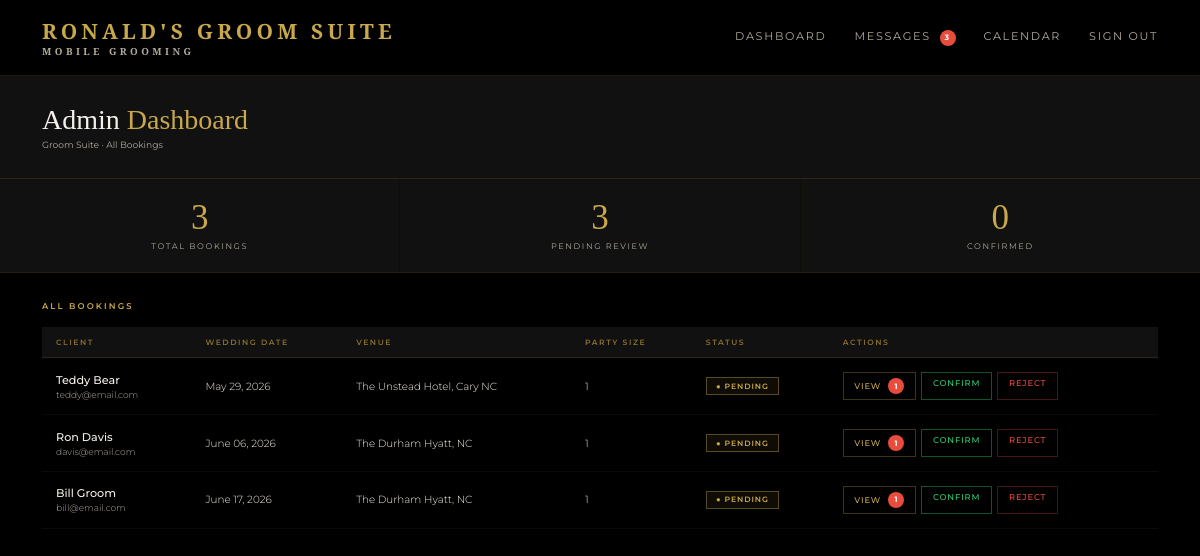
The app's page /admin (signed in), older data.
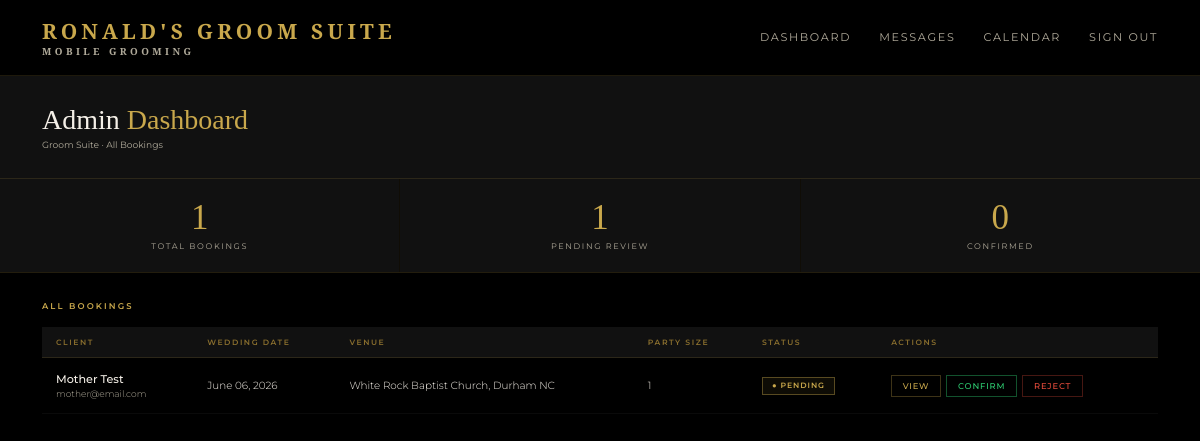
The same page, newer data.
### models.py (models this page shows)
class Booking(db.Model):
    id = db.Column(db.Integer, primary_key=True)
    wedding_date = db.Column(db.String(50), nullable=False)
    venue = db.Column(db.String(200), nullable=False)
    start_time = db.Column(db.String(20))
    party_size = db.Column(db.Integer, default=1)
    package = db.Column(db.String(100))
    addons = db.Column(db.String(200))
    notes = db.Column(db.Text)
    status = db.Column(db.String(20), default='pending')
    created_at = db.Column(db.DateTime, default=datetime.utcnow)
    user_id = db.Column(db.Integer, db.ForeignKey('user.id'), nullable=False)
    party_members = db.relationship('PartyMember', backref='booking', lazy=True)
    messages = db.relationship('Message', backref='booking_messages', lazy=True, foreign_keys='Message.booking_id')

class User(UserMixin, db.Model):
    id = db.Column(db.Integer, primary_key=True)
    name = db.Column(db.String(100), nullable=False)
    email = db.Column(db.String(120), unique=True, nullable=False)
    password = db.Column(db.String(200), nullable=False)
    role = db.Column(db.String(20), default='client')
    phone = db.Column(db.String(20))
    password_changed = db.Column(db.Boolean, default=False)
    bookings = db.relationship('Booking', backref='client', lazy=True)

### routes.py (the view)
    @app.route('/admin')
    @login_required
    @admin_required
    def admin_dashboard():
        bookings = Booking.query.order_by(Booking.wedding_date).all()
        total = len(bookings)
        pending = len([b for b in bookings if b.status == 'pending'])
        confirmed = len([b for b in bookings if b.status == 'confirmed'])
        from collections import Counter
        date_counts = Counter(b.wedding_date for b in bookings)
        conflict_dates = {date for date, count in date_counts.items() if count > 1}
        return render_template('admin/dashboard.html',
            bookings=bookings,
            total=total,
            pending=pending,
            confirmed=confirmed,
            conflict_dates=conflict_dates)

### app.py (called while the page is built)
@app.template_filter('format_date')
def format_date(value):
    try:
        return datetime.strptime(value, '%Y-%m-%d').strftime('%B %d, %Y')
    except:
        return value

### routes.py (called while the page is built)
def admin_required(f):
    @wraps(f)
    def decorated_function(*args, **kwargs):
        if not current_user.is_authenticated or current_user.role != 'admin':
            return redirect(url_for('index'))
        return f(*args, **kwargs)
    return decorated_function

### templates/admin/dashboard.html (shortened to what this page needs)
{% extends 'base.html' %}
{% block content %}
<div class="admin-header">
  <div>
    <h1 class="admin-title">Admin <span>Dashboard</span></h1>
    <p class="admin-meta">Groom Suite · All Bookings</p>
  </div>
</div>
<div class="stats-bar">
  <div class="stat-card">
    <div class="stat-value">{{ total }}</div>
    <div class="stat-label">Total Bookings</div>
  </div>
  <div class="stat-card">
    <div class="stat-value">{{ pending }}</div>
    <div class="stat-label">Pending Review</div>
  </div>
  <div class="stat-card">
    <div class="stat-value">{{ confirmed }}</div>
    <div class="stat-label">Confirmed</div>
  </div>
</div>
<div class="admin-body">
  <div class="table-header">
    <div class="table-title">All Bookings</div>
  </div>
  {% if bookings %}
  <table class="bookings-table">
    <thead>
      <tr>
        <th>Client</th>
        <th>Wedding Date</th>
        <th>Venue</th>
        <th>Party Size</th>
        <th>Status</th>
        <th>Actions</th>
      </tr>
    </thead>
    <tbody>
      {% for booking in bookings %}
      <tr class="{% if booking.wedding_date in conflict_dates %}conflict-row{% endif %}">
        <td>
          <div class="client-name">{{ booking.client.name }}</div>
          <div class="client-email">{{ booking.client.email }}</div>
        </td>
        <td>{{ booking.wedding_date | format_date }}</td>
        <td>{{ booking.venue }}</td>
        <td>{{ booking.party_size }}</td>
        <td>
          <span class="badge badge-{{ booking.status }}">
            ● {{ booking.status|capitalize }}
          </span>
        </td>
        <td>
          <div class="action-btns">
            <a href="{{ url_for('booking_detail', id=booking.id) }}" class="action-btn action-view">
              View
              {% set unread = booking.messages | selectattr('read', 'equalto', False) | selectattr('sender_id', 'ne', current_user.id) | list | length %}
              {% if unread > 0 %}
              <span class="unread-badge">{{ unread }}</span>
              {% endif %}
            </a>
            {% if booking.status == 'pending' %}
            <a href="{{ url_for('confirm_booking', id=booking.id) }}" class="action-btn action-confirm">Confirm</a>
            <a href="{{ url_for('reject_booking', id=booking.id) }}" class="action-btn action-reject">Reject</a>
            {% endif %}
          </div>
        </td>
      </tr>
      {% endfor %}
    </tbody>
  </table>
  {% else %}
  <div class="empty-state">
    <p>No bookings yet. They'll appear here once clients submit inquiries.</p>
  </div>
  {% endif %}
</div>
{% endblock %}

### templates/base.html (shortened to what this page needs)
<!DOCTYPE html>
<html lang="en">
<head>
  <link rel="stylesheet" href="{{ url_for('static', filename='css/style.css') }}?v={{ range(1, 99999) | random }}">
</head>
<body>
  <nav class="navbar">
    <div class="nav-logo">Ronald's Groom Suite <span>Mobile Grooming</span></div>
    <div class="nav-links">
      {% if current_user.is_authenticated %}
        {% if current_user.role == 'admin' %}
          <a href="{{ url_for('admin_dashboard') }}">Dashboard</a>
          <a href="{{ url_for('admin_dashboard') }}">Messages {% if unread_count > 0 %}<span class="unread-badge">{{ unread_count }}</span>{% endif %}</a>
          <a href="{{ url_for('admin_calendar') }}">Calendar</a>
        {% else %}
          <a href="{{ url_for('portal') }}">My Booking</a>
          <a href="{{ url_for('portal_messages') }}">Messages {% if unread_count > 0 %}<span class="unread-badge">{{ unread_count }}</span>{% endif %}</a>
        {% endif %}
        <a href="{{ url_for('logout') }}">Sign Out</a>
      {% else %}
        <a href="{{ url_for('index') }}">Home</a>
        <a href="{{ url_for('inquiry') }}">Book Now</a>
        <a href="{{ url_for('login') }}">Login</a>
      {% endif %}
    </div>
  </nav>
  {% block content %}{% endblock %}
</body>
</html>

### static/css/style.css (style rules this page uses)
*, *::before, *::after { box-sizing: border-box; margin: 0; padding: 0; }
:root { --gold: #C9A84C; --gold-light: #E8C96A; --gold-dim: #8a6f2e; --black: #000000; --black-2: #111111; --black-3: #1A1A1A; --black-5: #2C2C2C; --white: #F5F0E8; --white-dim: #b0aa9a; --font-display: 'Cormorant Garamond', serif; --font-body: 'Montserrat', sans-serif; }
html { font-size: 14px; }
body { font-family: var(--font-body); background: var(--black); color: var(--white); min-height: 100vh; }
.navbar { display: flex; align-items: center; justify-content: space-between; padding: 1.2rem 3rem; background: rgba(0,0,0,0.95); border-bottom: 1px solid rgba(201,168,76,0.15); position: sticky; top: 0; z-index: 100; }
.nav-logo { font-family: var(--font-display); font-size: 1.5rem; font-weight: 600; color: var(--gold); letter-spacing: 0.2em; text-transform: uppercase; }
.nav-logo span { display: block; font-size: 0.7rem; letter-spacing: 0.35em; color: var(--white-dim); }
.nav-links { display: flex; gap: 2rem; }
.nav-links a { font-size: 0.8rem; letter-spacing: 0.15em; text-transform: uppercase; color: var(--white-dim); text-decoration: none; transition: color 0.2s; }
.admin-header { padding: 2rem 3rem; background: var(--black-2); border-bottom: 1px solid rgba(201,168,76,0.15); display: flex; align-items: center; justify-content: space-between; }
.admin-title { font-family: var(--font-display); font-size: 2rem; font-weight: 300; }
.admin-title span { color: var(--gold); }
.admin-meta { font-size: 0.65rem; color: var(--white-dim); margin-top: 0.25rem; }
.stats-bar { display: grid; grid-template-columns: repeat(3, 1fr); gap: 1px; background: rgba(201,168,76,0.08); border-bottom: 1px solid rgba(201,168,76,0.1); }
.stat-card { background: var(--black-2); padding: 1.5rem 2rem; text-align: center; }
.stat-value { font-family: var(--font-display); font-size: 2.5rem; font-weight: 300; color: var(--gold); line-height: 1; }
.stat-label { font-size: 0.58rem; letter-spacing: 0.2em; text-transform: uppercase; color: var(--white-dim); margin-top: 0.4rem; }
.admin-body { padding: 2rem 3rem; }
.table-header { display: flex; align-items: center; justify-content: space-between; margin-bottom: 1.2rem; }
.table-title { font-size: 0.6rem; letter-spacing: 0.25em; text-transform: uppercase; color: var(--gold); font-weight: 600; }
.bookings-table { width: 100%; border-collapse: collapse; font-size: 0.74rem; }
.bookings-table th { text-align: left; font-size: 0.55rem; letter-spacing: 0.2em; text-transform: uppercase; color: var(--gold-dim); font-weight: 600; padding: 0.75rem 1rem; border-bottom: 1px solid rgba(201,168,76,0.15); background: var(--black-2); }
.bookings-table td { padding: 1rem; border-bottom: 1px solid rgba(255,255,255,0.04); color: var(--white); font-weight: 300; }
.client-name { font-weight: 500; font-size: 0.8rem; }
.client-email { font-size: 0.65rem; color: var(--white-dim); margin-top: 2px; }
.badge { display: inline-flex; align-items: center; gap: 0.3rem; padding: 0.25rem 0.65rem; font-size: 0.55rem; letter-spacing: 0.12em; text-transform: uppercase; font-weight: 600; border: 1px solid; }
.badge-pending { border-color: rgba(201,168,76,0.4); color: var(--gold); background: rgba(201,168,76,0.07); }
.action-btns { display: flex; gap: 0.4rem; flex-wrap: wrap; }
.action-btn { padding: 0.35rem 0.75rem; font-size: 0.6rem; letter-spacing: 0.1em; text-transform: uppercase; font-family: var(--font-body); font-weight: 500; border: 1px solid; background: transparent; cursor: pointer; transition: all 0.15s; text-decoration: none; display: inline-block; }
.action-confirm { border-color: rgba(46,204,113,0.4); color: #2ecc71; }
.action-reject { border-color: rgba(231,76,60,0.3); color: #e74c3c; }
.action-view { border-color: rgba(201,168,76,0.3); color: var(--gold); }

Row changes from the older to the newer data that the page shows:
removed Booking: client.name "Teddy Bear", client.email "teddy@email.com", wedding_date "May 29, 2026", venue "The Unstead Hotel, Cary NC", party_size "1", status "PENDING", unread "1"
removed Booking: client.name "Ron Davis", client.email "davis@email.com", wedding_date "June 06, 2026", venue "The Durham Hyatt, NC", party_size "1", status "PENDING"
removed Booking: client.name "Bill Groom", client.email "bill@email.com", wedding_date "June 17, 2026", venue "The Durham Hyatt, NC", party_size "1", status "PENDING"
added Booking: client.name "Mother Test", client.email "mother@email.com", wedding_date "June 06, 2026", venue "White Rock Baptist Church, Durham NC", party_size "1", status "PENDING"
Text that changed along with them:
{{ total }}: "3" → "1"
{{ pending }}: "3" → "1"
{{ unread_count }}: "3" → (not shown)
